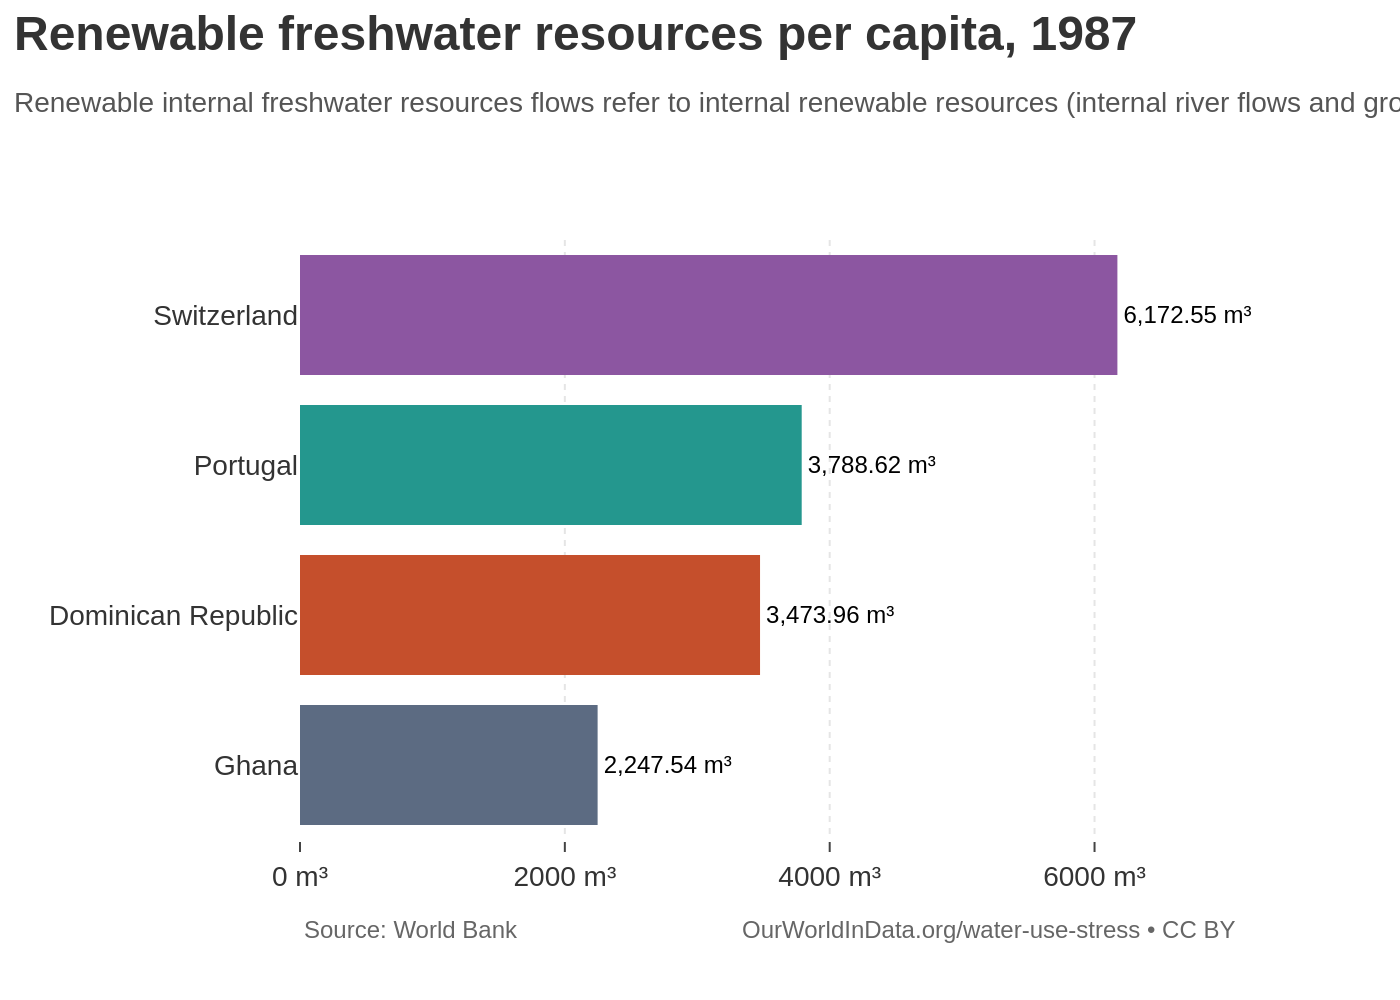

The script that drew this image:
import sys
import os
import json
import plotly.graph_objects as go

if len(sys.argv) != 2:
    print("Usage: python <script_name>.py <path_to_json>")
    sys.exit(1)

json_path = sys.argv[1]

if not os.path.exists(json_path):
    print(f"Error: JSON file not found at {json_path}")
    sys.exit(1)

with open(json_path, 'r', encoding='utf-8') as f:
    chart_info = json.load(f)

chart_data = chart_info['chart_data']
texts = chart_info['texts']
colors = chart_info['colors']

# Prepare data for Plotly's bottom-up plotting order
categories = [item['category'] for item in chart_data]
values = [item['value'] for item in chart_data]
labels = [item['label'] for item in chart_data]

categories.reverse()
values.reverse()
labels.reverse()
colors.reverse()

fig = go.Figure()

fig.add_trace(go.Bar(
    y=categories,
    x=values,
    orientation='h',
    marker=dict(
        color=colors,
        line=dict(width=0)
    ),
    text=labels,
    textposition='outside',
    textfont=dict(
        family='Arial',
        size=12,
        color='black'
    ),
    cliponaxis=False
))

# Combine title and subtitle using HTML
title_text = f"<b>{texts['title']}</b><br><span style='font-size: 14px; color: #555555;'>{texts['subtitle']}</span>"

fig.update_layout(
    title=dict(
        text=title_text,
        x=0.01,
        y=0.95,
        xanchor='left',
        yanchor='top',
        font=dict(
            family='Arial',
            size=24,
            color='#333333'
        )
    ),
    xaxis=dict(
        showgrid=True,
        gridwidth=1,
        gridcolor='#E5E5E5',
        griddash='dot',
        zeroline=False,
        showline=False,
        showticklabels=True,
        ticks='outside',
        tickfont=dict(
            family='Arial',
            size=14,
            color='#333333'
        ),
        ticksuffix=' m³',
        range=[0, max(values) * 1.15] 
    ),
    yaxis=dict(
        showgrid=False,
        showline=False,
        showticklabels=True,
        ticks='',
        tickfont=dict(
            family='Arial',
            size=14,
            color='#333333'
        ),
        categoryorder='array',
        categoryarray=categories
    ),
    margin=dict(l=150, r=80, t=120, b=80),
    plot_bgcolor='white',
    paper_bgcolor='white',
    showlegend=False,
    font=dict(family="Arial"),
    annotations=[
        dict(
            xref='paper', yref='paper',
            x=0, y=-0.12,
            xanchor='left', yanchor='top',
            text=texts['source'],
            showarrow=False,
            font=dict(family="Arial", size=12, color="#666666")
        ),
        dict(
            xref='paper', yref='paper',
            x=1, y=-0.12,
            xanchor='right', yanchor='top',
            text=texts['footer'],
            showarrow=False,
            font=dict(family="Arial", size=12, color="#666666")
        )
    ]
)

base_filename = os.path.splitext(os.path.basename(json_path))[0]
output_filename = f"{base_filename}.png"

fig.write_image(output_filename, scale=2)

print(f"Chart saved to {output_filename}")
